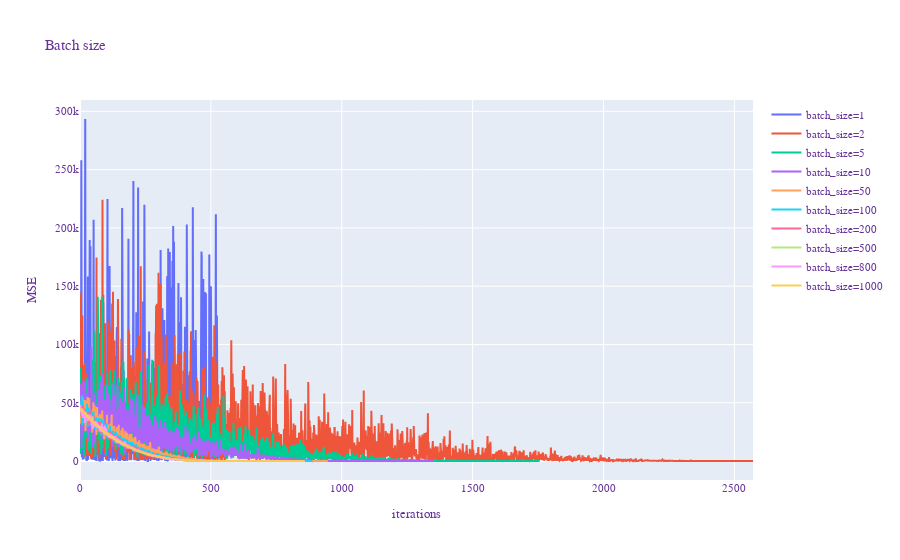

The notebook cell this image was saved under:
### Markdown cell above
### 1.2 Теперь посмотрим как разные размера батча влияют на сходимость

### Code cell
fig = go.Figure()
df = []
for batch_size in tqdm([1, 2, 5, 10, 50, 100, 200, 500, 800, 1_000]):
    optimizer = optimizers.Standard(lr=0.01)
    iter_mean, iter_std, loss_history = algorithms.multiple_run(
        x, 
        y, 
        batch_size=batch_size, 
        optimizer=optimizer,
        num_iters=10_000, 
        eps=1e-3,
        return_history=True,
    )
    df.append({'batch': batch_size, 'iterations': f'{iter_mean:.0f} ± {iter_std:.0f}'})
    fig.add_trace(go.Scatter(y=loss_history, name=f'{batch_size=}'))

utils.update_layout(fig, f'Batch size', "iterations", "MSE")
fig.show()
pd.DataFrame(df)

### Figure 1 — Plotly figure (JSON) as saved in the notebook; plotly's stock layout.template omitted (floating-point values rounded to 4 significant figures; data arrays with more than 128 entries replaced by an {"elided": "..."} marker saying what was removed)
{"data": [{"name": "batch_size=1", "type": "scatter", "y": {"elided": "527 float values"}}, {"name": "batch_size=2", "type": "scatter", "y": {"elided": "2572 float values"}}, {"name": "batch_size=5", "type": "scatter", "y": {"elided": "1757 float values"}}, {"name": "batch_size=10", "type": "scatter", "y": {"elided": "1353 float values"}}, {"name": "batch_size=50", "type": "scatter", "y": {"elided": "948 float values"}}, {"name": "batch_size=100", "type": "scatter", "y": {"elided": "888 float values"}}, {"name": "batch_size=200", "type": "scatter", "y": {"elided": "858 float values"}}, {"name": "batch_size=500", "type": "scatter", "y": {"elided": "855 float values"}}, {"name": "batch_size=800", "type": "scatter", "y": {"elided": "860 float values"}}, {"name": "batch_size=1000", "type": "scatter", "y": {"elided": "858 float values"}}], "layout": {"autosize": true, "font": {"color": "RebeccaPurple", "family": "Courier New, monospace", "size": 11}, "title": {"text": "Batch size"}, "xaxis": {"autorange": true, "range": [0, 2571], "title": {"text": "iterations"}}, "yaxis": {"autorange": true, "range": [-16300.0, 309700.0], "title": {"text": "MSE"}, "type": "linear"}}}
